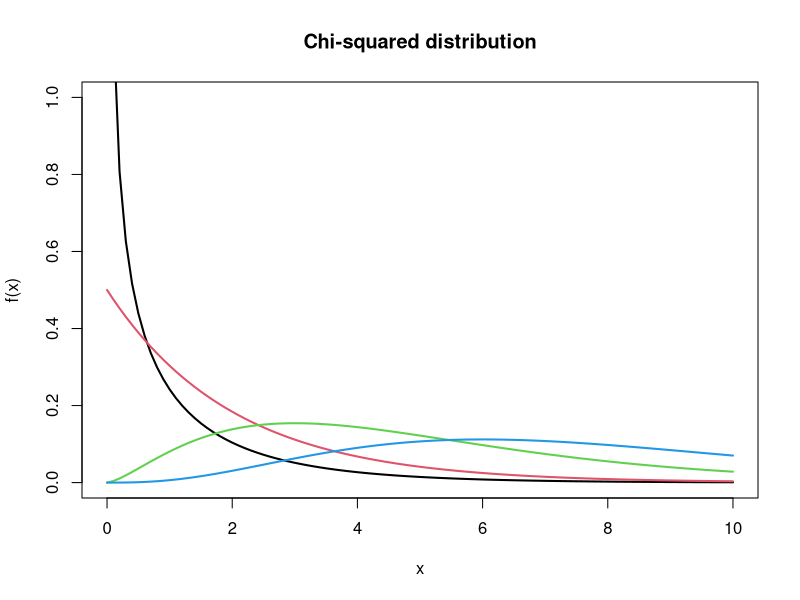
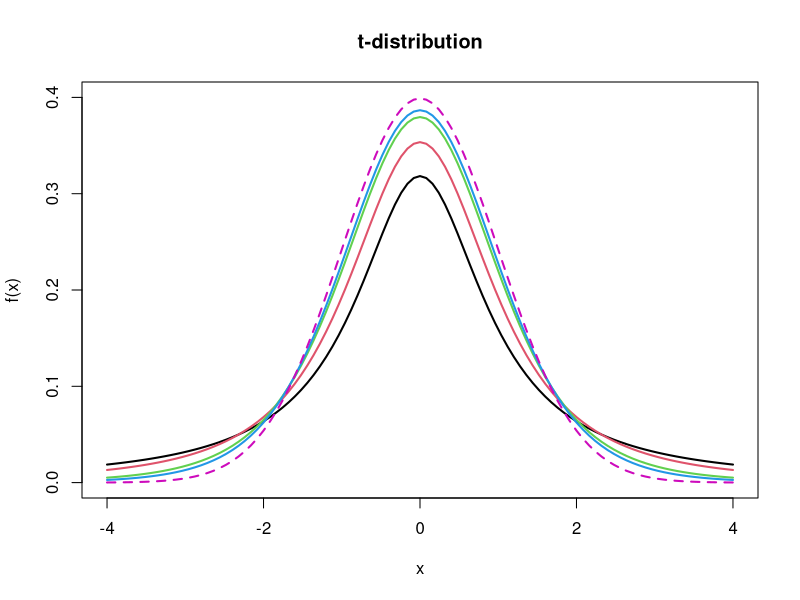

Write the R code that produced these figures, in order.
# Statistics (MAST20005) & Elements of Statistics (MAST90058)
# Semester 2, 2020
#
# Module 3
#
# Demonstration of important distributions.


# Help pages.
help("Chisquare")
help("TDist")
help("FDist")

# Another way to get help pages.
?dchisq
?dt
?df

# Chi-squared distribution.
plot(NULL, type = "n",
     xlab = "x", ylab = "f(x)", main = "Chi-squared distribution",
     xlim = c(0, 10), ylim = c(0, 1))
curve(dchisq(x, df = 1), 0, 10, add = TRUE, lwd = 2, col = 1)
curve(dchisq(x, df = 2), 0, 10, add = TRUE, lwd = 2, col = 2)
curve(dchisq(x, df = 5), 0, 10, add = TRUE, lwd = 2, col = 3)
curve(dchisq(x, df = 8), 0, 10, add = TRUE, lwd = 2, col = 4)

# t-distribution.
plot(NULL, type = "n",
     xlab = "x", ylab = "f(x)", main = "t-distribution",
     xlim = c(-4, 4), ylim = c(0, 0.4))
curve(dt(x, df = 1), -4, 4, add = TRUE, lwd = 2, col = 1)
curve(dt(x, df = 2), -4, 4, add = TRUE, lwd = 2, col = 2)
curve(dt(x, df = 5), -4, 4, add = TRUE, lwd = 2, col = 3)
curve(dt(x, df = 8), -4, 4, add = TRUE, lwd = 2, col = 4)
curve(dnorm(x), -4, 4, add = TRUE, lty = 2, lwd = 2, col = 6)

# F-distribution.
#
# Try it out yourself...
# 
# The R function for the pdf is `df()`
